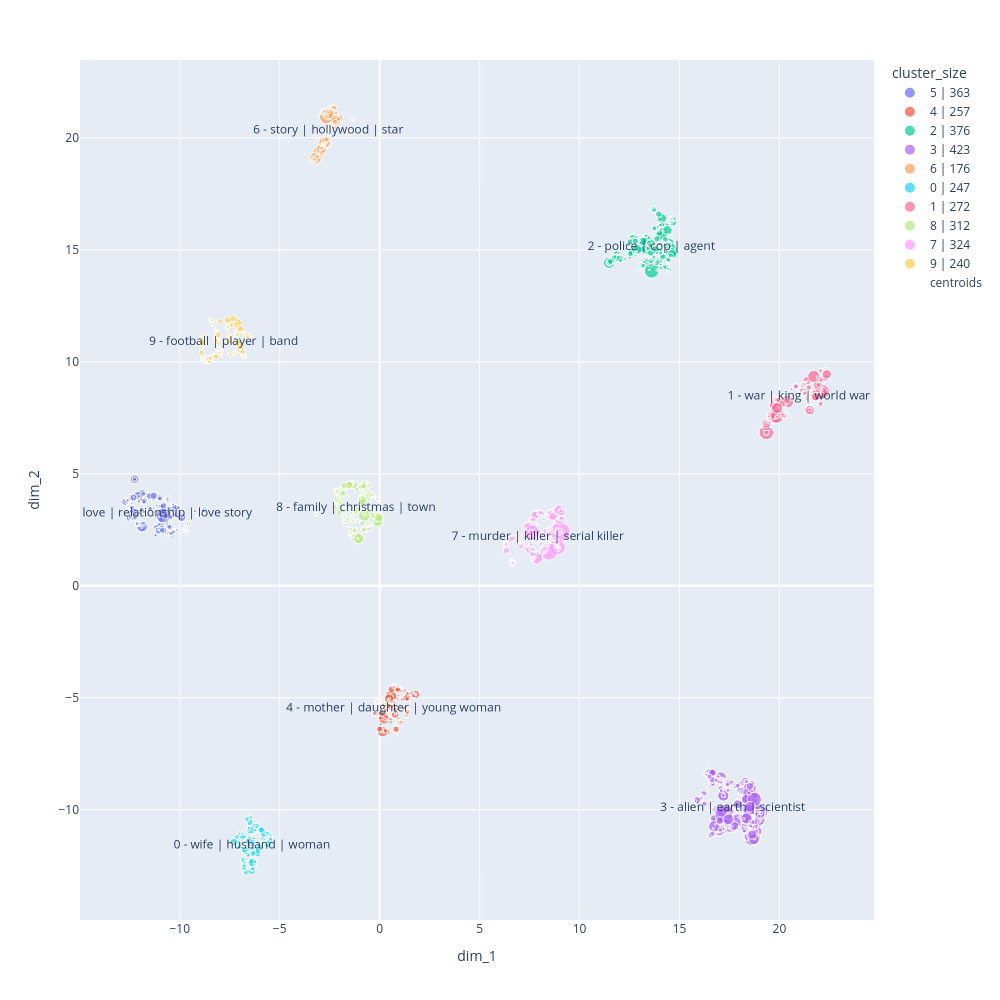

The cell this chart's notebook holds for it:
### Code cell
# Visualize the clusters. It is adviced to choose less that 5 terms - top_terms = 5 - to avoid overchanging the Figure

fig = model.visualize_clusters(scatter_size = "votes", search=None, width=1000, height=1000, fit_clusters=True, density_plot=False)
fig.show()

### Figure 1 — Plotly figure (JSON) as saved in the notebook; plotly's stock layout.template omitted (floating-point values rounded to 4 significant figures; data arrays with more than 128 entries replaced by an {"elided": "..."} marker saying what was removed)
{"data": [{"customdata": {"elided": "363x1 str values"}, "hovertemplate": "cluster_size=5 | 363<br>dim_1=%{x}<br>dim_2=%{y}<br>votes=%{marker.size}<br>centroid_name=%{text}<br>description=%{customdata[0]}<extra></extra>", "legendgroup": "5 | 363", "marker": {"color": "#636efa", "size": {"elided": "363 int values"}, "sizemode": "area", "sizeref": 4519.0, "symbol": "circle"}, "mode": "markers+text", "name": "5 | 363", "showlegend": true, "text": {"elided": "363 str values"}, "type": "scattergl", "x": {"elided": "363 float values"}, "xaxis": "x", "y": {"elided": "363 float values"}, "yaxis": "y"}, {"customdata": {"elided": "257x1 str values"}, "hovertemplate": "cluster_size=4 | 257<br>dim_1=%{x}<br>dim_2=%{y}<br>votes=%{marker.size}<br>centroid_name=%{text}<br>description=%{customdata[0]}<extra></extra>", "legendgroup": "4 | 257", "marker": {"color": "#EF553B", "size": {"elided": "257 int values"}, "sizemode": "area", "sizeref": 4519.0, "symbol": "circle"}, "mode": "markers+text", "name": "4 | 257", "showlegend": true, "text": {"elided": "257 str values"}, "type": "scattergl", "x": {"elided": "257 float values"}, "xaxis": "x", "y": {"elided": "257 float values"}, "yaxis": "y"}, {"customdata": {"elided": "376x1 str values"}, "hovertemplate": "cluster_size=2 | 376<br>dim_1=%{x}<br>dim_2=%{y}<br>votes=%{marker.size}<br>centroid_name=%{text}<br>description=%{customdata[0]}<extra></extra>", "legendgroup": "2 | 376", "marker": {"color": "#00cc96", "size": {"elided": "376 int values"}, "sizemode": "area", "sizeref": 4519.0, "symbol": "circle"}, "mode": "markers+text", "name": "2 | 376", "showlegend": true, "text": {"elided": "376 str values"}, "type": "scattergl", "x": {"elided": "376 float values"}, "xaxis": "x", "y": {"elided": "376 float values"}, "yaxis": "y"}, {"customdata": {"elided": "423x1 str values"}, "hovertemplate": "cluster_size=3 | 423<br>dim_1=%{x}<br>dim_2=%{y}<br>votes=%{marker.size}<br>centroid_name=%{text}<br>description=%{customdata[0]}<extra></extra>", "legendgroup": "3 | 423", "marker": {"color": "#ab63fa", "size": {"elided": "423 int values"}, "sizemode": "area", "sizeref": 4519.0, "symbol": "circle"}, "mode": "markers+text", "name": "3 | 423", "showlegend": true, "text": {"elided": "423 str values"}, "type": "scattergl", "x": {"elided": "423 float values"}, "xaxis": "x", "y": {"elided": "423 float values"}, "yaxis": "y"}, {"customdata": {"elided": "176x1 str values"}, "hovertemplate": "cluster_size=6 | 176<br>dim_1=%{x}<br>dim_2=%{y}<br>votes=%{marker.size}<br>centroid_name=%{text}<br>description=%{customdata[0]}<extra></extra>", "legendgroup": "6 | 176", "marker": {"color": "#FFA15A", "size": {"elided": "176 int values"}, "sizemode": "area", "sizeref": 4519.0, "symbol": "circle"}, "mode": "markers+text", "name": "6 | 176", "showlegend": true, "text": {"elided": "176 str values"}, "type": "scattergl", "x": {"elided": "176 float values"}, "xaxis": "x", "y": {"elided": "176 float values"}, "yaxis": "y"}, {"customdata": {"elided": "247x1 str values"}, "hovertemplate": "cluster_size=0 | 247<br>dim_1=%{x}<br>dim_2=%{y}<br>votes=%{marker.size}<br>centroid_name=%{text}<br>description=%{customdata[0]}<extra></extra>", "legendgroup": "0 | 247", "marker": {"color": "#19d3f3", "size": {"elided": "247 int values"}, "sizemode": "area", "sizeref": 4519.0, "symbol": "circle"}, "mode": "markers+text", "name": "0 | 247", "showlegend": true, "text": {"elided": "247 str values"}, "type": "scattergl", "x": {"elided": "247 float values"}, "xaxis": "x", "y": {"elided": "247 float values"}, "yaxis": "y"}, {"customdata": {"elided": "272x1 str values"}, "hovertemplate": "cluster_size=1 | 272<br>dim_1=%{x}<br>dim_2=%{y}<br>votes=%{marker.size}<br>centroid_name=%{text}<br>description=%{customdata[0]}<extra></extra>", "legendgroup": "1 | 272", "marker": {"color": "#FF6692", "size": {"elided": "272 int values"}, "sizemode": "area", "sizeref": 4519.0, "symbol": "circle"}, "mode": "markers+text", "name": "1 | 272", "showlegend": true, "text": {"elided": "272 str values"}, "type": "scattergl", "x": {"elided": "272 float values"}, "xaxis": "x", "y": {"elided": "272 float values"}, "yaxis": "y"}, {"customdata": {"elided": "312x1 str values"}, "hovertemplate": "cluster_size=8 | 312<br>dim_1=%{x}<br>dim_2=%{y}<br>votes=%{marker.size}<br>centroid_name=%{text}<br>description=%{customdata[0]}<extra></extra>", "legendgroup": "8 | 312", "marker": {"color": "#B6E880", "size": {"elided": "312 int values"}, "sizemode": "area", "sizeref": 4519.0, "symbol": "circle"}, "mode": "markers+text", "name": "8 | 312", "showlegend": true, "text": {"elided": "312 str values"}, "type": "scattergl", "x": {"elided": "312 float values"}, "xaxis": "x", "y": {"elided": "312 float values"}, "yaxis": "y"}, {"customdata": {"elided": "324x1 str values"}, "hovertemplate": "cluster_size=7 | 324<br>dim_1=%{x}<br>dim_2=%{y}<br>votes=%{marker.size}<br>centroid_name=%{text}<br>description=%{customdata[0]}<extra></extra>", "legendgroup": "7 | 324", "marker": {"color": "#FF97FF", "size": {"elided": "324 int values"}, "sizemode": "area", "sizeref": 4519.0, "symbol": "circle"}, "mode": "markers+text", "name": "7 | 324", "showlegend": true, "text": {"elided": "324 str values"}, "type": "scattergl", "x": {"elided": "324 float values"}, "xaxis": "x", "y": {"elided": "324 float values"}, "yaxis": "y"}, {"customdata": {"elided": "240x1 str values"}, "hovertemplate": "cluster_size=9 | 240<br>dim_1=%{x}<br>dim_2=%{y}<br>votes=%{marker.size}<br>centroid_name=%{text}<br>description=%{customdata[0]}<extra></extra>", "legendgroup": "9 | 240", "marker": {"color": "#FECB52", "size": {"elided": "240 int values"}, "sizemode": "area", "sizeref": 4519.0, "symbol": "circle"}, "mode": "markers+text", "name": "9 | 240", "showlegend": true, "text": {"elided": "240 str values"}, "type": "scattergl", "x": {"elided": "240 float values"}, "xaxis": "x", "y": {"elided": "240 float values"}, "yaxis": "y"}, {"customdata": [[null], [null], [null], [null], [null], [null], [null], [null], [null], [null]], "hovertemplate": "cluster_size=centroids<br>dim_1=%{x}<br>dim_2=%{y}<br>votes=%{marker.size}<br>centroid_name=%{text}<br>description=%{customdata[0]}<extra></extra>", "legendgroup": "centroids", "marker": {"color": "#636efa", "size": [0, 0, 0, 0, 0, 0, 0, 0, 0, 0], "sizemode": "area", "sizeref": 4519.0, "symbol": "circle"}, "mode": "markers+text", "name": "centroids", "showlegend": true, "text": ["0 - wife | husband | woman", "1 - war | king | world war", "2 - police | cop | agent", "3 - alien | earth | scientist", "4 - mother | daughter | young woman", "5 - love | relationship | love story", "6 - story | hollywood | star", "7 - murder | killer | serial killer", "8 - family | christmas | town", "9 - football | player | band"], "type": "scattergl", "x": [-6.385, 20.98, 13.61, 17.67, 0.7105, -11.04, -2.552, 7.911, -1.187, -7.789], "xaxis": "x", "y": [-11.58, 8.464, 15.15, -9.895, -5.463, 3.25, 20.33, 2.198, 3.49, 10.9], "yaxis": "y"}], "layout": {"height": 1000, "legend": {"itemsizing": "constant", "title": {"text": "cluster_size"}, "tracegroupgap": 0}, "margin": {"t": 60}, "width": 1000, "xaxis": {"anchor": "y", "autorange": true, "domain": [0, 1], "range": [-14.99, 24.73], "title": {"text": "dim_1"}, "type": "linear"}, "yaxis": {"anchor": "x", "autorange": true, "domain": [0, 1], "range": [-14.93, 23.47], "title": {"text": "dim_2"}, "type": "linear"}}}
